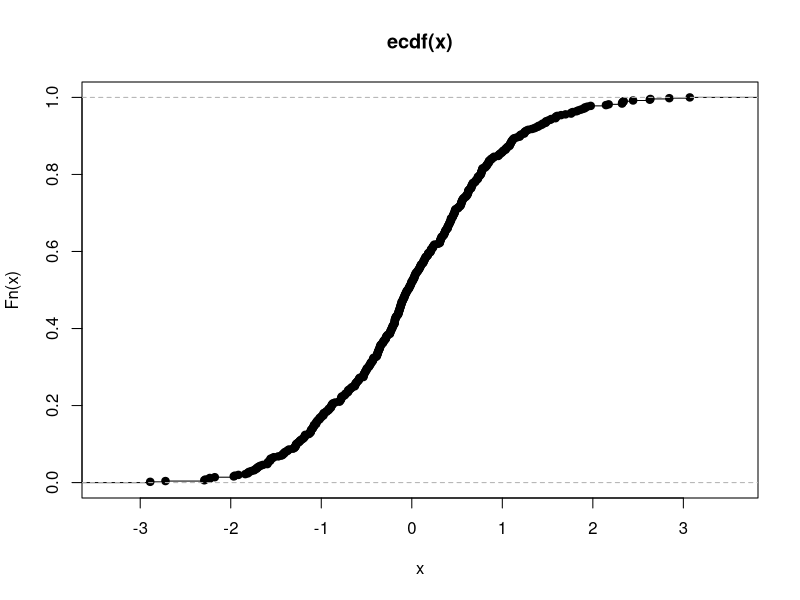
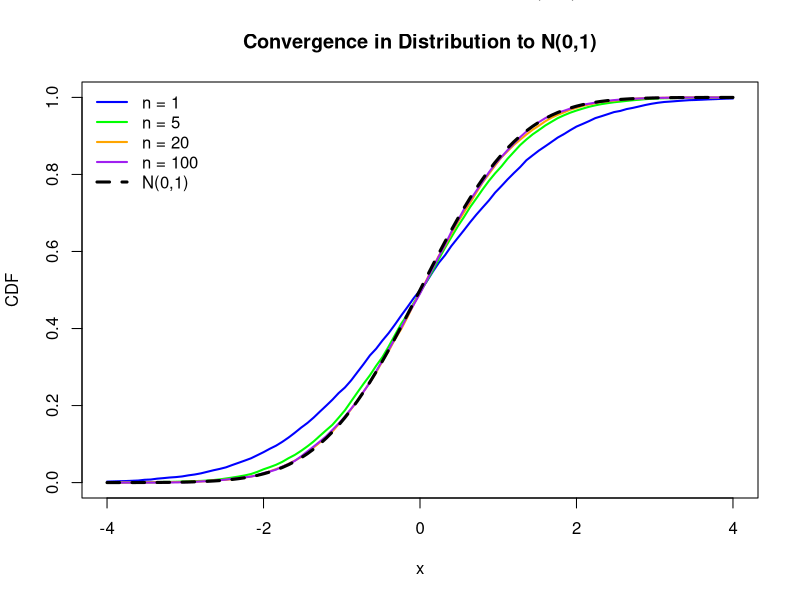
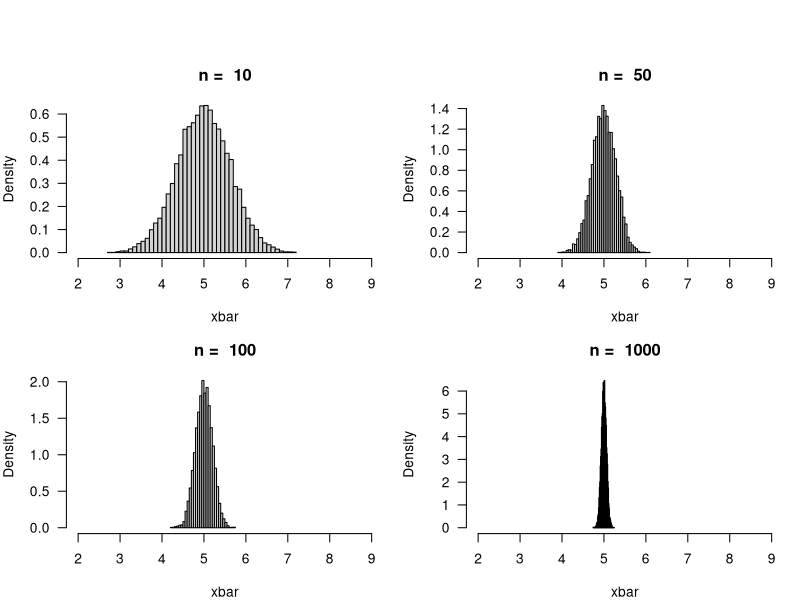
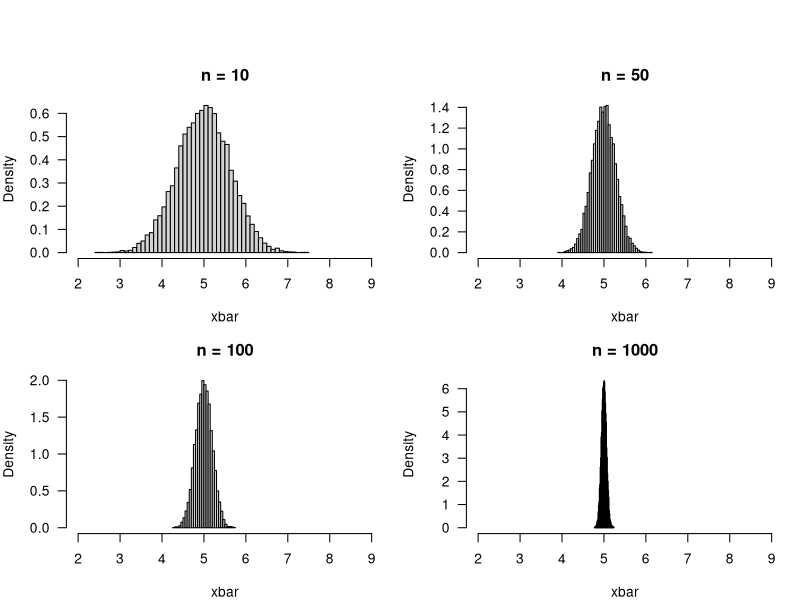
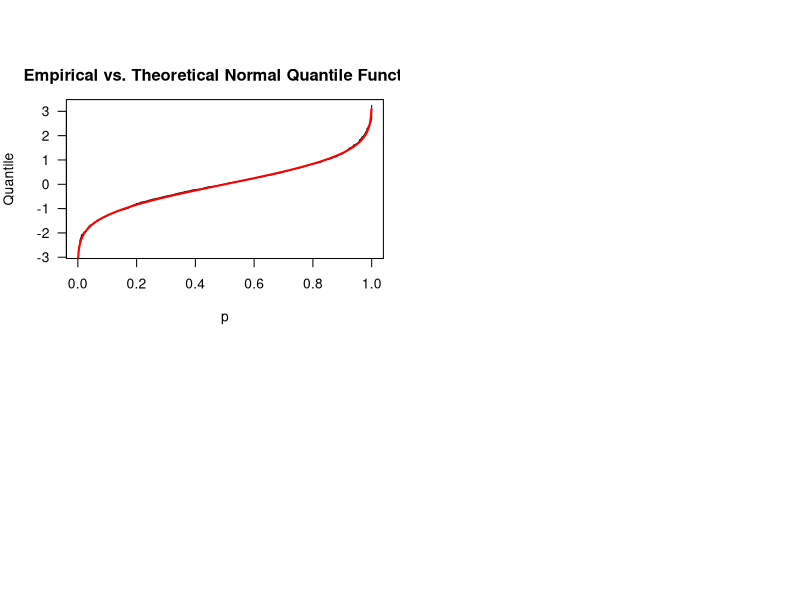

These figures' R source, in order:
## ---- chunk 1
knitr::opts_chunk$set(echo = TRUE)
## ---- chunk 2
# Make an ecdf and plot it: 

 x <- rnorm(500,0,1)
 Fhat <- ecdf(x)
 plot(Fhat)


## ---- chunk 3
n_values <- c(1, 5, 20, 100)
B <- 10000

colors <- c("blue", "green", "orange", "purple")

# Set up an empty plot
plot(
  NA,
  xlim = c(-4, 4),
  ylim = c(0, 1),
  xlab = "x",
  ylab = "CDF",
  main = "Convergence in Distribution to N(0,1)"
)

for (i in 1:length(n_values)) {

  n <- n_values[i]

  x <- rnorm(
    B,
    mean = 0,
    sd = sqrt(1 + 1/n)
  )

  F_hat <- ecdf(x)

  curve(
    F_hat(x),
    from = -4,
    to = 4,
    add = TRUE,
    col = colors[i],
    lwd = 2
  )
}

# Limiting theoretical CDF
curve(
  pnorm(x),
  from = -4,
  to = 4,
  add = TRUE,
  col = "black",
  lwd = 3,
  lty = 2
)

legend(
  "topleft",
  legend = c(
    paste("n =", n_values),
    "N(0,1)"
  ),
  col = c(colors, "black"),
  lwd = c(rep(2, 4), 3),
  lty = c(rep(1, 4), 2),
  bty = "n"
)


mtext(
  "Convergence in Distribution to N(0,1)",
  outer = TRUE,
  cex = 1.3
)

## ---- chunk 4

sample_size = c(10,50,100,1000)
n = 100
sim_size = 10000

par(
  mfrow = c(2, 2),
  oma = c(0, 0, 3, 0),
  mar = c(4, 4, 3, 1), 
  las = 1
)

for (i in 1:length(sample_size)){
  n <- sample_size[i]
  xbar <- numeric(n)  # pre-allocate x_bar, since it's being updated element by element.
                       
for (j in 1:sim_size){

  x <- rnorm(n,5,2)
  xbar[j] <- mean(x)


}

  hist(xbar,
       probability = TRUE,
       breaks = 50,
       xlim = c(2,9),
       main = paste("n = ",n)
       )
  
}

## ---- chunk 5

# Same as above execpt using the replicate function 

sample_size <- c(10, 50, 100, 1000)
sim_size <- 10000

par(
  mfrow = c(2, 2),
  oma = c(0, 0, 3, 0),
  mar = c(4, 4, 3, 1),
  las = 1
)

for (i in 1:length(sample_size)) {

  n <- sample_size[i]

  xbar <- replicate(       # Note, replicate is creating the vector
    sim_size,              # then filling it.  
    mean(rnorm(n, 5, 2))
  )

  hist(
    xbar,
    probability = TRUE,
    breaks = 50,
    xlim = c(2, 9),
    main = paste("n =", n)
  )
}

## ---- chunk 6
set.seed(123)

x <- rnorm(1000)
n <- length(x)

# Empirical quantile function
plot(
    (1:n) / n,  # plots along the x-axis - normalizes n to 1
    sort(x),    # plots along the y-axis - returns the order statistic of x=rnorm
    type = "s", # draw as a step function 
    xlab = "p",
    ylab = "Quantile",
    main = "Empirical vs. Theoretical Normal Quantile Function"
)

# Theoretical standard normal quantile function
p <- seq(0.001, 0.999, length.out = 1000)

lines(
    p,
    qnorm(p),    # apply inverse-phi to the list of quantiles, takes a prob and returns a point on the z-axis 
    col = "red",
    lwd = 2
)
